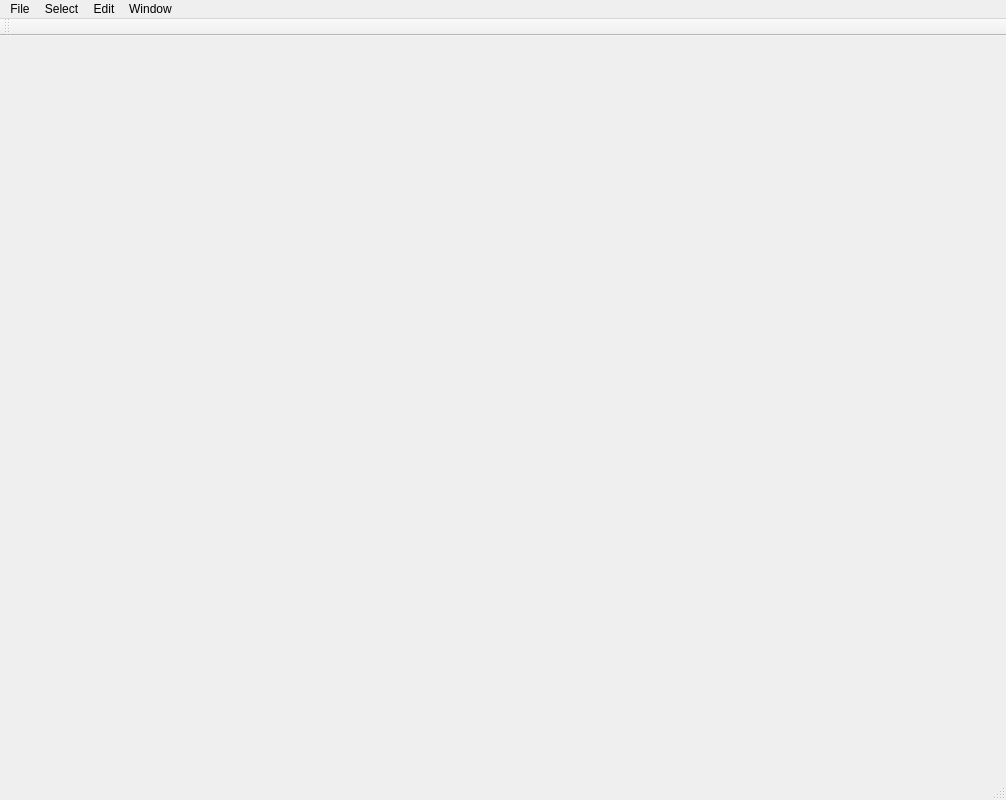
<?xml version="1.0" encoding="UTF-8"?>
<ui version="4.0">
 <class>MainWindow</class>
 <widget class="QMainWindow" name="MainWindow">
  <property name="geometry">
   <rect>
    <x>0</x>
    <y>0</y>
    <width>1006</width>
    <height>800</height>
   </rect>
  </property>
  <property name="minimumSize">
   <size>
    <width>1000</width>
    <height>800</height>
   </size>
  </property>
  <property name="windowTitle">
   <string>GSM Viewer</string>
  </property>
  <widget class="QWidget" name="centralWidget"/>
  <widget class="QMenuBar" name="menuBar">
   <property name="geometry">
    <rect>
     <x>0</x>
     <y>0</y>
     <width>1006</width>
     <height>21</height>
    </rect>
   </property>
   <widget class="QMenu" name="menuFile">
    <property name="title">
     <string>File</string>
    </property>
    <addaction name="actionNew"/>
    <addaction name="actionOpen"/>
    <addaction name="separator"/>
    <addaction name="actionSave"/>
    <addaction name="separator"/>
    <addaction name="actionExit"/>
   </widget>
   <widget class="QMenu" name="menuWindow">
    <property name="title">
     <string>Window</string>
    </property>
    <addaction name="actionControlWidget"/>
   </widget>
   <widget class="QMenu" name="menuEdit">
    <property name="title">
     <string>Edit</string>
    </property>
    <addaction name="actionUndo"/>
    <addaction name="separator"/>
    <addaction name="actionCut"/>
    <addaction name="actionCopy"/>
    <addaction name="actionPaste"/>
    <addaction name="actionDeleteEdge"/>
   </widget>
   <widget class="QMenu" name="menuSelect">
    <property name="title">
     <string>Select</string>
    </property>
    <addaction name="actionSelectAll"/>
   </widget>
   <addaction name="menuFile"/>
   <addaction name="menuSelect"/>
   <addaction name="menuEdit"/>
   <addaction name="menuWindow"/>
  </widget>
  <widget class="QToolBar" name="mainToolBar">
   <attribute name="toolBarArea">
    <enum>TopToolBarArea</enum>
   </attribute>
   <attribute name="toolBarBreak">
    <bool>false</bool>
   </attribute>
  </widget>
  <widget class="QStatusBar" name="statusBar"/>
  <action name="actionNew">
   <property name="icon">
    <iconset resource="MainWindow.qrc">
     <normaloff>:/MainWindow/Resources/New_24x24.png</normaloff>:/MainWindow/Resources/New_24x24.png</iconset>
   </property>
   <property name="text">
    <string>New</string>
   </property>
   <property name="shortcut">
    <string>Ctrl+N</string>
   </property>
  </action>
  <action name="actionOpen">
   <property name="icon">
    <iconset resource="MainWindow.qrc">
     <normaloff>:/MainWindow/Resources/Open_24x24.png</normaloff>:/MainWindow/Resources/Open_24x24.png</iconset>
   </property>
   <property name="text">
    <string>Open</string>
   </property>
   <property name="shortcut">
    <string>Ctrl+O</string>
   </property>
  </action>
  <action name="actionExit">
   <property name="text">
    <string>Exit</string>
   </property>
  </action>
  <action name="actionControlWidget">
   <property name="text">
    <string>Control Widget</string>
   </property>
  </action>
  <action name="actionDeleteEdge">
   <property name="icon">
    <iconset resource="MainWindow.qrc">
     <normaloff>:/MainWindow/Resources/Delete_24x24.png</normaloff>:/MainWindow/Resources/Delete_24x24.png</iconset>
   </property>
   <property name="text">
    <string>Delete Edge</string>
   </property>
   <property name="shortcut">
    <string>Del</string>
   </property>
  </action>
  <action name="actionSave">
   <property name="icon">
    <iconset resource="MainWindow.qrc">
     <normaloff>:/MainWindow/Resources/Save_24x24.png</normaloff>:/MainWindow/Resources/Save_24x24.png</iconset>
   </property>
   <property name="text">
    <string>Save</string>
   </property>
   <property name="shortcut">
    <string>Ctrl+S</string>
   </property>
  </action>
  <action name="actionUndo">
   <property name="icon">
    <iconset resource="MainWindow.qrc">
     <normaloff>:/MainWindow/Resources/Undo_24x24.png</normaloff>:/MainWindow/Resources/Undo_24x24.png</iconset>
   </property>
   <property name="text">
    <string>Undo</string>
   </property>
   <property name="whatsThis">
    <string/>
   </property>
   <property name="shortcut">
    <string>Ctrl+Z</string>
   </property>
  </action>
  <action name="actionSelectAll">
   <property name="text">
    <string>Select All</string>
   </property>
   <property name="shortcut">
    <string>Ctrl+A</string>
   </property>
  </action>
  <action name="actionCut">
   <property name="icon">
    <iconset resource="MainWindow.qrc">
     <normaloff>:/MainWindow/Resources/Cut_24x24.png</normaloff>:/MainWindow/Resources/Cut_24x24.png</iconset>
   </property>
   <property name="text">
    <string>Cut</string>
   </property>
   <property name="shortcut">
    <string>Ctrl+X</string>
   </property>
  </action>
  <action name="actionCopy">
   <property name="icon">
    <iconset resource="MainWindow.qrc">
     <normaloff>:/MainWindow/Resources/Copy_24x24.png</normaloff>:/MainWindow/Resources/Copy_24x24.png</iconset>
   </property>
   <property name="text">
    <string>Copy</string>
   </property>
   <property name="shortcut">
    <string>Ctrl+C</string>
   </property>
  </action>
  <action name="actionPaste">
   <property name="icon">
    <iconset resource="MainWindow.qrc">
     <normaloff>:/MainWindow/Resources/Paste_24x24.png</normaloff>:/MainWindow/Resources/Paste_24x24.png</iconset>
   </property>
   <property name="text">
    <string>Paste</string>
   </property>
   <property name="shortcut">
    <string>Ctrl+V</string>
   </property>
  </action>
  <action name="actionOpenToAdd">
   <property name="text">
    <string>Open To Add</string>
   </property>
  </action>
  <action name="actionVoronoi">
   <property name="text">
    <string>Voronoi</string>
   </property>
  </action>
  <action name="actionVoronoiCut">
   <property name="text">
    <string>Voronoi Cut</string>
   </property>
  </action>
  <action name="actionModeBasic">
   <property name="checkable">
    <bool>true</bool>
   </property>
   <property name="text">
    <string>Basic</string>
   </property>
  </action>
  <action name="actionModeLayer">
   <property name="checkable">
    <bool>true</bool>
   </property>
   <property name="text">
    <string>Graph</string>
   </property>
  </action>
  <action name="actionModeSketch">
   <property name="checkable">
    <bool>true</bool>
   </property>
   <property name="text">
    <string>Sketch</string>
   </property>
  </action>
  <action name="actionShowArea">
   <property name="text">
    <string>Show Area</string>
   </property>
  </action>
 </widget>
 <layoutdefault spacing="6" margin="11"/>
 <resources>
  <include location="MainWindow.qrc"/>
 </resources>
 <connections/>
</ui>
